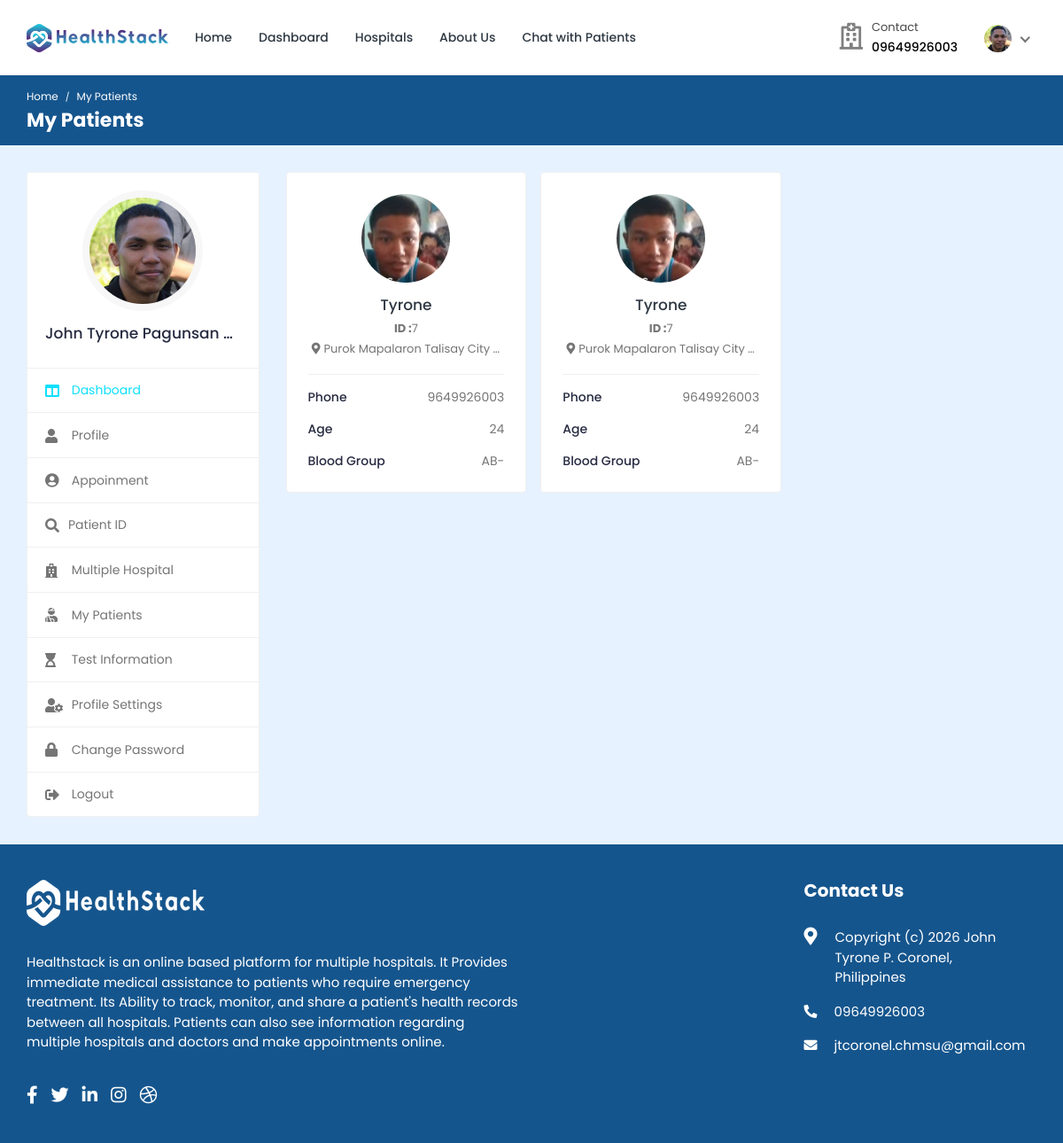
The app's page /doctor/my-patients/ (signed in) with its own data.
### doctor/models.py (models this page shows, shortened)
class Doctor_Information(models.Model):
    DOCTOR_TYPE = (
        ('Cardiologists', 'Cardiologists'),
        ('Neurologists', 'Neurologists'),
        ('Pediatricians', 'Pediatricians'),
        ('Physiatrists', 'Physiatrists'),
        ('Dermatologists', 'Dermatologists'),
    )
    doctor_id = models.AutoField(primary_key=True)
    user = models.OneToOneField(User, on_delete=models.CASCADE, null=True, blank=True, related_name='profile')
    name = models.CharField(max_length=200, null=True, blank=True)
    username = models.CharField(max_length=200, null=True, blank=True)
    gender = models.CharField(max_length=200, null=True, blank=True)
    description = models.TextField(max_length=1000, null=True, blank=True)
    department = models.CharField(max_length=200, choices=DOCTOR_TYPE, null=True, blank=True)
    department_name = models.ForeignKey(hospital_department, on_delete=models.SET_NULL, null=True, blank=True)
    specialization = models.ForeignKey(specialization, on_delete=models.SET_NULL, null=True, blank=True)
    featured_image = models.ImageField(upload_to='doctors/', default='doctors/user-default.png', null=True, blank=True)
    certificate_image = models.ImageField(upload_to='doctors_certificate/', default='doctors_certificate/default.png', null=True, blank=True)
    email = models.EmailField(max_length=200, null=True, blank=True)
    phone_number = models.CharField(max_length=200, null=True, blank=True)
    nid = models.CharField(max_length=200, null=True, blank=True)
    visiting_hour = models.CharField(max_length=200, null=True, blank=True)
    consultation_fee = models.IntegerField(null=True, blank=True)
    report_fee = models.IntegerField(null=True, blank=True)
    dob = models.CharField(max_length=200, null=True, blank=True)
    institute = models.CharField(max_length=200, null=True, blank=True)
    degree = models.CharField(max_length=200, null=True, blank=True)
    completion_year = models.CharField(max_length=200, null=True, blank=True)
    work_place = models.CharField(max_length=200, null=True, blank=True)
    designation = models.CharField(max_length=200, null=True, blank=True)
    start_year = models.CharField(max_length=200, null=True, blank=True)
    end_year = models.CharField(max_length=200, null=True, blank=True)
    register_status =  models.CharField(max_length=200, null=True, blank=True)
    hospital_name = models.ForeignKey(Hospital_Information, on_delete=models.SET_NULL, null=True, blank=True)

class Appointment(models.Model):
    APPOINTMENT_TYPE = (
        ('report', 'report'),
        ('checkup', 'checkup'),
    )
    APPOINTMENT_STATUS = (
        ('pending', 'pending'),
        ('confirmed', 'confirmed'),
        ('cancelled', 'cancelled'),
    )
    id = models.AutoField(primary_key=True)
    date = models.DateField(null=True, blank=True)
    time = models.CharField(max_length=200, null=True, blank=True)
    doctor = models.ForeignKey(Doctor_Information, on_delete=models.CASCADE, null=True, blank=True)
    patient = models.ForeignKey(Patient, on_delete=models.CASCADE, null=True, blank=True)
    appointment_type = models.CharField(max_length=200, choices=APPOINTMENT_TYPE)
    appointment_status = models.CharField(max_length=200, choices=APPOINTMENT_STATUS)
    serial_number = models.CharField(max_length=200, null=True, blank=True)
    payment_status = models.CharField(max_length=200, null=True, blank=True, default='pending')
    transaction_id = models.CharField(max_length=255, null=True, blank=True)
    message = models.CharField(max_length=255, null=True, blank=True)

### hospital/models.py (models this page shows, shortened)
class Patient(models.Model):
    patient_id = models.AutoField(primary_key=True)
    user = models.OneToOneField(User, on_delete=models.CASCADE, null=True, blank=True, related_name='patient')
    name = models.CharField(max_length=200, null=True, blank=True)
    username = models.CharField(max_length=200, null=True, blank=True)
    age = models.IntegerField(null=True, blank=True)
    email = models.EmailField(max_length=200, null=True, blank=True)
    phone_number = models.IntegerField(null=True, blank=True)
    address = models.CharField(max_length=200, null=True, blank=True)
    featured_image = models.ImageField(upload_to='patients/', default='patients/user-default.png', null=True, blank=True)
    blood_group = models.CharField(max_length=200, null=True, blank=True)
    history = models.CharField(max_length=200, null=True, blank=True)
    dob = models.CharField(max_length=200, null=True, blank=True)
    nid = models.CharField(max_length=200, null=True, blank=True)
    serial_number = models.CharField(max_length=200, null=True, blank=True)
    login_status = models.CharField(max_length=200, null=True, blank=True, default="offline")

### doctor/views.py (the view)
# urls.py: path('my-patients/', views.my_patients, name='my-patients'),
@csrf_exempt
@login_required(login_url="doctor-login")
def my_patients(request):
    if request.user.is_doctor:
        doctor = Doctor_Information.objects.get(user=request.user)
        appointments = Appointment.objects.filter(doctor=doctor).filter(appointment_status='confirmed')
    else:
        redirect('doctor-logout')
    context = {'doctor': doctor, 'appointments': appointments}
    return render(request, 'my-patients.html', context)

### templates/my-patients.html (shortened to what this page needs)
{% load static %}
<!DOCTYPE html>
<html lang="en">
<head>
		<link rel="stylesheet" href="{% static 'HealthStack-System/css/Normal/bootstrap.min.css' %}">
		<link rel="stylesheet" href="{% static 'HealthStack-System/plugins/Normal/fontawesome/css/fontawesome.min.css' %}">
		<link rel="stylesheet" href="{% static 'HealthStack-System/plugins/Normal/fontawesome/css/all.min.css' %}">
		<link rel="stylesheet" href="{% static 'HealthStack-System/css/Normal/style.css' %}">
	</head>
	<body>
		<div class="main-wrapper">
			<header class="header">{% include 'doctor-navbar.html' %}</header>
			<div class="breadcrumb-bar">
				<div class="container-fluid">
					<div class="row align-items-center">
						<div class="col-md-12 col-12">
							<nav aria-label="breadcrumb" class="page-breadcrumb">
								<ol class="breadcrumb">
									<li class="breadcrumb-item"><a href="{% url 'doctor-dashboard' %}">Home</a></li>
									<li class="breadcrumb-item active" aria-current="page">My Patients</li>
								</ol>
							</nav>
							<h2 class="breadcrumb-title">My Patients</h2>
						</div>
					</div>
				</div>
			</div>
			<div class="content">
				<div class="container-fluid">
					<div class="row">
						<div class="col-md-5 col-lg-4 col-xl-3 theiaStickySidebar">
							<div>{% include 'doctor-sidebar.html' %}</div>
						</div>
						<div class="col-md-7 col-lg-8 col-xl-9">
							<div class="row row-grid">
								{% for appointment in appointments %}
								<div class="col-md-6 col-lg-4 col-xl-3">
									<div class="card widget-profile pat-widget-profile">
										<div class="card-body">
											<div class="pro-widget-content">
												<div class="profile-info-widget">
													<a href="{% url 'patient-profile' pk=appointment.patient.patient_id %}" class="booking-doc-img">
														<img src="{{appointment.patient.featured_image.url}}" alt="User Image">
													</a>
													<div class="profile-det-info">
														<h3><a href="{% url 'patient-profile' pk=appointment.patient.patient_id %}">{{appointment.patient.name}}</a></h3>
														<div class="patient-details">
															<h5><b>ID :</b>{{appointment.patient.patient_id}}</h5>
															<h5 class="mb-0"><i class="fas fa-map-marker-alt"></i>{{appointment.patient.address|default:'Not set'}}</h5>
														</div>
													</div>
												</div>
											</div>
											<div class="patient-info">
												<ul>
													<li>Phone <span>{{appointment.patient.phone_number|default:'Not set'}}</span></li>
													<li>Age <span>{{appointment.patient.age|default:'Not set'}}</span></li>
													<li>Blood Group <span>{{appointment.patient.blood_group|default:'Not set'}}</span></li>
												</ul>
											</div>
										</div>
									</div>
								</div>
								{% endfor %}
							</div>
						</div>
					</div>
				</div>
			</div>
			{% include 'footer.html' %}
		</div>
	</body>
</html>

### templates/doctor-navbar.html (shortened to what this page needs)
{% load static %}
<nav class="navbar navbar-expand-lg header-nav">
  <div class="navbar-header">
    <a href="{% url 'hospital_home'%}" class="navbar-brand logo">
      <img
        src="{% static 'HealthStack-System/images/Normal/logo.jpg' %}"
        class="img-fluid"
        alt="Logo"
      />
    </a>
  </div>
  <div class="main-menu-wrapper">
    <ul class="main-nav">
      <li>
        <a href="{% url 'hospital_home'%}">Home</a>
      </li>
      <li>
        <a href="{% url 'doctor-dashboard'%}">Dashboard</a>
      </li>
      <li><a href="{% url 'multiple-hospital' %}" style="text-decoration: none;">Hospitals</a></li>
      <li>
        <a href="{% url 'about-us'%}">About Us</a>
      </li>
      <li>
        <a href="{% url 'chat-home' pk=user.id %}">Chat with Patients</a>
      </li>
    </ul>
  </div>
  <ul class="nav header-navbar-rht">
    <li class="nav-item contact-item">
      <div class="header-contact-img">
        <i class="far fa-hospital"></i>
      </div>
      <div class="header-contact-detail">
        <p class="contact-header">Contact</p>
        {% include 'includes/contact-phone.html' %}
      </div>
    </li>
    <li class="nav-item dropdown has-arrow logged-item">
      <a href="#" class="dropdown-toggle nav-link" data-toggle="dropdown">
        <span class="user-img">
          <img
            class="rounded-circle"
            src="{{ doctor.featured_image.url }}"
            width="31"
            alt="Darren Elder"
          />
        </span>
      </a>
    </li>
  </ul>
</nav>

### templates/includes/contact-phone.html
{% if user.is_authenticated and user.is_patient and user.patient.phone_number %}
{% with phone=user.patient.phone_number|stringformat:"s" %}
<p class="contact-info-header">{% if phone|slice:":1" == "0" %}{{ phone }}{% else %}0{{ phone }}{% endif %}</p>
{% endwith %}
{% elif user.is_authenticated and user.is_doctor and user.profile.phone_number %}
{% with phone=user.profile.phone_number|stringformat:"s" %}
<p class="contact-info-header">{% if phone|slice:":1" == "0" %}{{ phone }}{% else %}0{{ phone }}{% endif %}</p>
{% endwith %}
{% elif user.is_authenticated and user.is_hospital_admin and user.hospital_admin.phone_number %}
{% with phone=user.hospital_admin.phone_number|stringformat:"s" %}
<p class="contact-info-header">{% if phone|slice:":1" == "0" %}{{ phone }}{% else %}0{{ phone }}{% endif %}</p>
{% endwith %}
{% elif patient.phone_number %}
{% with phone=patient.phone_number|stringformat:"s" %}
<p class="contact-info-header">{% if phone|slice:":1" == "0" %}{{ phone }}{% else %}0{{ phone }}{% endif %}</p>
{% endwith %}
{% elif doctor.phone_number %}
{% with phone=doctor.phone_number|stringformat:"s" %}
<p class="contact-info-header">{% if phone|slice:":1" == "0" %}{{ phone }}{% else %}0{{ phone }}{% endif %}</p>
{% endwith %}
{% else %}
<p class="contact-info-header">Not set</p>
{% endif %}

### templates/doctor-sidebar.html (shortened to what this page needs)
{% load static %}
<div class="profile-sidebar">
  <div class="widget-profile pro-widget-content">
    <div class="profile-info-widget">
      <a href="#" class="booking-doc-img">
        <img
          src="{{ doctor.featured_image.url }}"
          alt="User Image"
        />
      </a>
      <div class="profile-det-info">
        <h3>{{ doctor.name }}</h3>
      </div>
    </div>
  </div>
  <div class="dashboard-widget">
    <nav class="dashboard-menu sidebar">
      <ul>
        <li class="active">
          <a href="{% url 'doctor-dashboard' %}">
            <i class="fas fa-columns"></i>
            <span>Dashboard</span>
          </a>
        </li>
        <li>
        <a href="{% url 'doctor-profile' pk=doctor.doctor_id %}">
          <i class="fas fa-user"></i>
          <span>Profile</span>
        </a>
      </li>
        <li>
          <a href="{% url 'appointments'%}">
            <i class="fas fa-user-circle"></i>
            <span>Appoinment</span>
          </a>
        </li>
        <li class="nav-item has-submenu">
            <a href="#" class="nav-link"><i class="fas fa-search"></i><span>Patient ID</span></a>
        </li>
        <li>
          <a href="{% url 'multiple-hospital' %}">
            <i class="fas fa-hospital"></i>
            <span>Multiple Hospital</span>
          </a>
      </li>
        <li>
          <a href="{% url 'my-patients' %}">
            <i class="fas fa-user-injured"></i>
            <span>My Patients</span>
          </a>
        </li>
        <li>
          <a href="{% url 'doctor-test-list'%}" target="_blank">
            <i class="fas fa-hourglass-start"></i>
            <span>Test Information</span>
          </a>
        </li>
        <li>
          <a
            href="{% url 'doctor-profile-settings' %}"
          >
            <i class="fas fa-user-cog"></i>
            <span>Profile Settings</span>
          </a>
        </li>
        <li>
          <a href="{% url 'doctor-change-password' pk=user.id%}">
            <i class="fas fa-lock"></i>
            <span>Change Password</span>
          </a>
        </li>
        <li>
          <a href="{% url 'doctor-logout'%}">
            <i class="fas fa-sign-out-alt"></i>
            <span>Logout</span>
          </a>
        </li>
      </ul>
    </nav>
  </div>
</div>

### templates/includes/contact-phone-text.html
{% if user.is_authenticated and user.is_patient and user.patient.phone_number %}
{% with phone=user.patient.phone_number|stringformat:"s" %}{% if phone|slice:":1" == "0" %}{{ phone }}{% else %}0{{ phone }}{% endif %}{% endwith %}
{% elif user.is_authenticated and user.is_doctor and user.profile.phone_number %}
{% with phone=user.profile.phone_number|stringformat:"s" %}{% if phone|slice:":1" == "0" %}{{ phone }}{% else %}0{{ phone }}{% endif %}{% endwith %}
{% elif user.is_authenticated and user.is_hospital_admin and user.hospital_admin.phone_number %}
{% with phone=user.hospital_admin.phone_number|stringformat:"s" %}{% if phone|slice:":1" == "0" %}{{ phone }}{% else %}0{{ phone }}{% endif %}{% endwith %}
{% elif patient.phone_number %}
{% with phone=patient.phone_number|stringformat:"s" %}{% if phone|slice:":1" == "0" %}{{ phone }}{% else %}0{{ phone }}{% endif %}{% endwith %}
{% elif doctor.phone_number %}
{% with phone=doctor.phone_number|stringformat:"s" %}{% if phone|slice:":1" == "0" %}{{ phone }}{% else %}0{{ phone }}{% endif %}{% endwith %}
{% else %}
Not set
{% endif %}

### records on screen
Doctor_Information: phone_number "09649926003", featured_image (picture), name "John Tyrone Pagunsan…"
Appointment: patient.featured_image (picture), patient.name "Tyrone", patient.patient_id "7", patient.address "Purok Mapalaron Talisay City…", patient.phone_number "9649926003", patient.age "24", patient.blood_group "AB-"
Appointment: patient.featured_image (picture), patient.name "Tyrone", patient.patient_id "7", patient.address "Purok Mapalaron Talisay City…", patient.phone_number "9649926003", patient.age "24", patient.blood_group "AB-"
